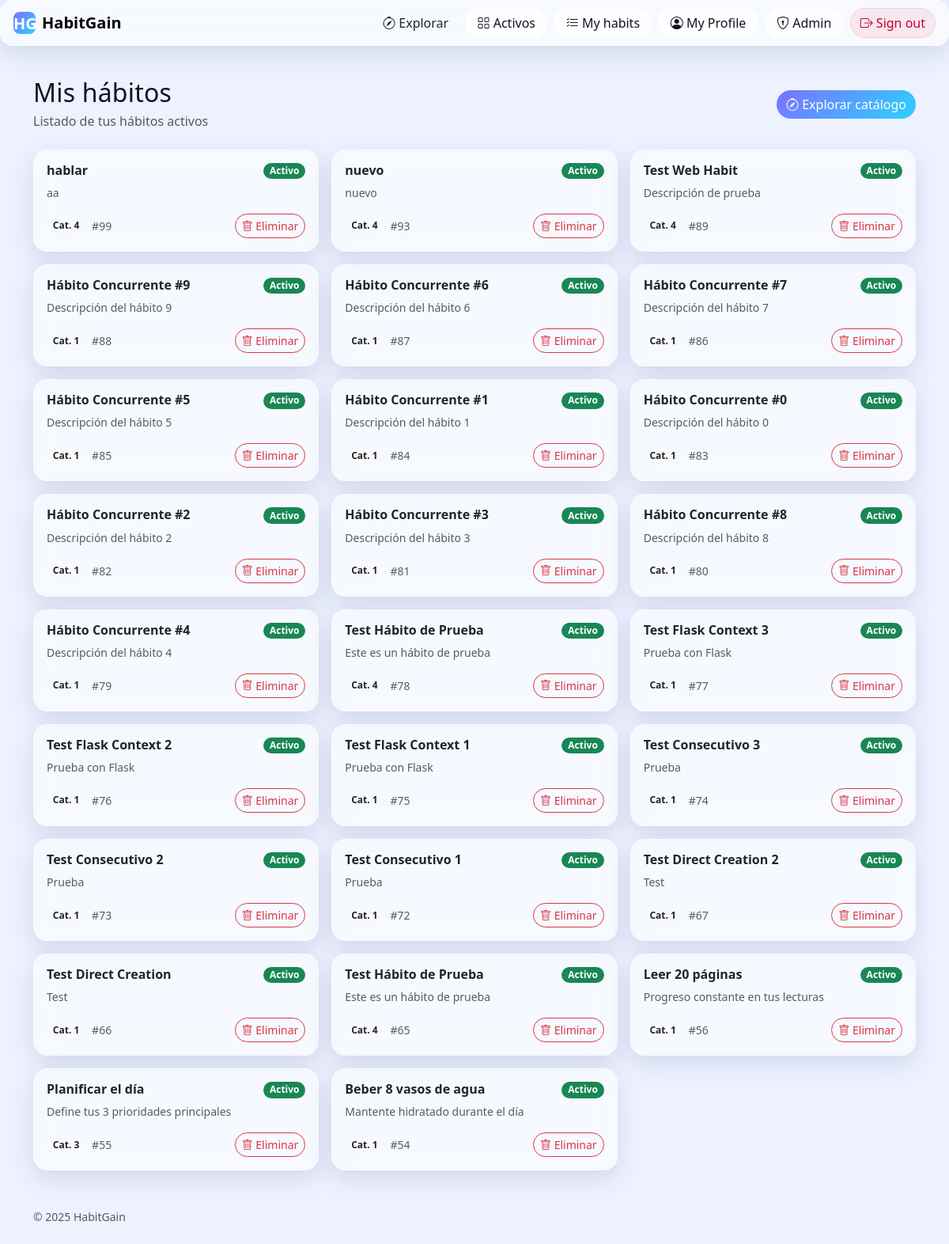
The page /explore/my-habits (signed in) on the database its author committed.
### tables this page shows
CREATE TABLE habits (
                id INTEGER PRIMARY KEY AUTOINCREMENT,
                name TEXT NOT NULL,
                frequency TEXT NOT NULL,
                short_desc TEXT NOT NULL,
                long_desc  TEXT NOT NULL,
                why_works  TEXT NOT NULL,
                category_id INTEGER NOT NULL,
                icon TEXT NOT NULL,
                created_at TIMESTAMP DEFAULT CURRENT_TIMESTAMP, owner_email TEXT, active INTEGER NOT NULL DEFAULT 1, habit_base_id INTEGER, frequency_detail TEXT,
                FOREIGN KEY (category_id) REFERENCES categories(id)
            );

### habitgain/explore/__init__.py (the view)
@explore_bp.route("/my-habits")
def my_habits():
    if not _require_login():
        return redirect(url_for("auth.login"))
    email = session["user"]["email"]
    habits = Habit.list_by_owner(email)
    try:
        return render_template("my_habits.html", habits=habits)
    except TemplateNotFound:
        categories = Category.all()
        return render_template("home.html", categories=categories, habits=habits, suggested_habits=[])

### habitgain/explore/__init__.py (called while the page is built)
def _require_login():
    return "user" in session

### habitgain/models.py (called while the page is built)
    def _ensure_wal_mode(self):
        if not Database._wal_enabled:
            try:
                conn = sqlite3.connect(self.db_name, timeout=30.0)
                conn.execute("PRAGMA journal_mode=WAL")
                conn.execute("PRAGMA synchronous=NORMAL")
                conn.close()
                Database._wal_enabled = True
            except Exception:
                pass  # Si falla, continuamos sin WAL

    def get_connection(self) -> sqlite3.Connection:
        conn = sqlite3.connect(self.db_name, timeout=30.0,
                               check_same_thread=False)
        conn.row_factory = sqlite3.Row
        conn.execute("PRAGMA busy_timeout=30000")
        conn.execute("PRAGMA cache_size=10000")
        return conn

    @staticmethod
    def get_by_email(email: str) -> Optional[Dict[str, Any]]:
        db = Database()
        conn = db.get_connection()
        try:
            cur = conn.cursor()
            cur.execute(
                "SELECT id, email, name, password_hash, password_salt, role FROM users WHERE email=?", (email,))
            row = cur.fetchone()
            return dict(row) if row else None
        finally:
            conn.close()

    @staticmethod
    def list_by_owner(email: str) -> List[Dict[str, Any]]:
        db = Database()
        conn = db.get_connection()
        try:
            cur = conn.cursor()
            cur.execute(
                """
                SELECT id, owner_email, name, active, short_desc, category_id, frequency, habit_base_id
                FROM habits
                WHERE owner_email=?
                ORDER BY id DESC
                """,
                (email,),
            )
            rows = cur.fetchall()
            return [dict(r) for r in rows]
        finally:
            conn.close()

### habitgain/explore/templates/my_habits.html (shortened to what this page needs)
{% extends "base.html" %}
{% block content %}
<div class="d-flex justify-content-between align-items-center mb-4">
    <div>
        <h2 class="mb-1">Mis hábitos</h2>
        <p class="text-muted mb-0">Listado de tus hábitos activos</p>
    </div>
    <a class="btn btn-primary rounded-pill" href="{{ url_for('explore.home') }}">
        <i class="bi bi-compass"></i> Explorar catálogo
    </a>
</div>
{% if habits and habits|length > 0 %}
<div class="row g-3">
    {% for h in habits %}
    <div class="col-12 col-md-6 col-lg-4">
        <div class="card glass h-100 shadow-hover">
            <div class="card-body d-flex flex-column">
                <div class="d-flex justify-content-between align-items-start">
                    <h6 class="card-title mb-2 fw-semibold">
                        {{ h.name }}
                    </h6>
                    <span class="badge rounded-pill {{ 'bg-success' if h.active else 'bg-secondary' }}">
                        {{ 'Activo' if h.active else 'Inactivo' }}
                    </span>
                </div>
                {% if h.short_desc %}
                <p class="text-muted small mb-3">{{ h.short_desc }}</p>
                {% else %}
                <p class="text-muted small mb-3">Sin descripción</p>
                {% endif %}
                <div class="mt-auto d-flex justify-content-between align-items-center">
                    <div class="d-flex align-items-center gap-2">
                        {% if h.category_id %}
                        <span class="badge bg-light text-dark rounded-pill small">Cat. {{ h.category_id }}</span>
                        {% endif %}
                        <span class="text-muted small">#{{ h.id }}</span>
                    </div>
                    <form method="post" action="{{ url_for('explore.remove_habit', habit_id=h.id) }}">
                        <button class="btn btn-outline-danger btn-sm rounded-pill" title="Eliminar hábito"
                            onclick="return confirm('¿Eliminar este hábito?');">
                            <i class="bi bi-trash"></i> Eliminar
                        </button>
                    </form>
                </div>
            </div>
        </div>
    </div>
    {% endfor %}
</div>
{% endif %}
{% endblock %}

### habitgain/static/css/styles.css (style rules this page uses)
:root { --bg: #eef2ff; --ink: #0f1222; --muted: #5b5e72; --primary: #6b5bff; --accent: #2bd2ff; --gradient-1: 217, 70, 239; --gradient-2: 79, 70, 229; --gradient-3: 45, 212, 191; --glass-bg: rgba(255, 255, 255, 0.55); --glass-brd: rgba(255, 255, 255, 0.35); --shadow: 0 10px 30px rgba(40, 70, 120, 0.15); }
html, body { background: var(--bg); color: var(--ink); min-height: 100%; }
.glass { backdrop-filter: blur(14px) saturate(140%); -webkit-backdrop-filter: blur(14px) saturate(140%); background: var(--glass-bg); border: 1px solid var(--glass-brd); border-radius: 16px; box-shadow: var(--shadow); }
.card.glass { border-radius: 18px; }
.btn-primary { background: linear-gradient(135deg, #7c71ff, #2bd2ff); border: none; }
h1, h2, h3 { letter-spacing: .2px }
.shadow-hover { transition: transform .15s ease, box-shadow .15s ease; }

### rows shown on the page
habits: name "hablar", active "Activo", short_desc "aa", category_id "4", id "99"
habits: name "nuevo", active "Activo", short_desc "nuevo", category_id "4", id "93"
habits: name "Test Web Habit", active "Activo", short_desc "Descripción de prueba", category_id "4", id "89"
habits: name "Hábito Concurrente #9", active "Activo", short_desc "Descripción del hábito 9", category_id "1", id "88"
habits: name "Hábito Concurrente #6", active "Activo", short_desc "Descripción del hábito 6", category_id "1", id "87"
habits: name "Hábito Concurrente #7", active "Activo", short_desc "Descripción del hábito 7", category_id "1", id "86"
habits: name "Hábito Concurrente #5", active "Activo", short_desc "Descripción del hábito 5", category_id "1", id "85"
habits: name "Hábito Concurrente #1", active "Activo", short_desc "Descripción del hábito 1", category_id "1", id "84"
habits: name "Hábito Concurrente #0", active "Activo", short_desc "Descripción del hábito 0", category_id "1", id "83"
habits: name "Hábito Concurrente #2", active "Activo", short_desc "Descripción del hábito 2", category_id "1", id "82"
habits: name "Hábito Concurrente #3", active "Activo", short_desc "Descripción del hábito 3", category_id "1", id "81"
habits: name "Hábito Concurrente #8", active "Activo", short_desc "Descripción del hábito 8", category_id "1", id "80"
habits: name "Hábito Concurrente #4", active "Activo", short_desc "Descripción del hábito 4", category_id "1", id "79"
habits: name "Test Hábito de Prueba", active "Activo", short_desc "Este es un hábito de prueba", category_id "4", id "78"
habits: name "Test Flask Context 3", active "Activo", short_desc "Prueba con Flask", category_id "1", id "77"
habits: name "Test Flask Context 2", active "Activo", short_desc "Prueba con Flask", category_id "1", id "76"
habits: name "Test Flask Context 1", active "Activo", short_desc "Prueba con Flask", category_id "1", id "75"
habits: name "Test Consecutivo 3", active "Activo", short_desc "Prueba", category_id "1", id "74"
habits: name "Test Consecutivo 2", active "Activo", short_desc "Prueba", category_id "1", id "73"
habits: name "Test Consecutivo 1", active "Activo", short_desc "Prueba", category_id "1", id "72"
habits: name "Test Direct Creation 2", active "Activo", short_desc "Test", category_id "1", id "67"
habits: name "Test Direct Creation", active "Activo", short_desc "Test", category_id "1", id "66"
habits: name "Test Hábito de Prueba", active "Activo", short_desc "Este es un hábito de prueba", category_id "4", id "65"
habits: name "Leer 20 páginas", active "Activo", short_desc "Progreso constante en tus lecturas", category_id "1", id "56"
habits: name "Planificar el día", active "Activo", short_desc "Define tus 3 prioridades principales", category_id "3", id "55"
habits: name "Beber 8 vasos de agua", active "Activo", short_desc "Mantente hidratado durante el día", category_id "1", id "54"

### other values the page prints
{{ 2025 }} "2025"
